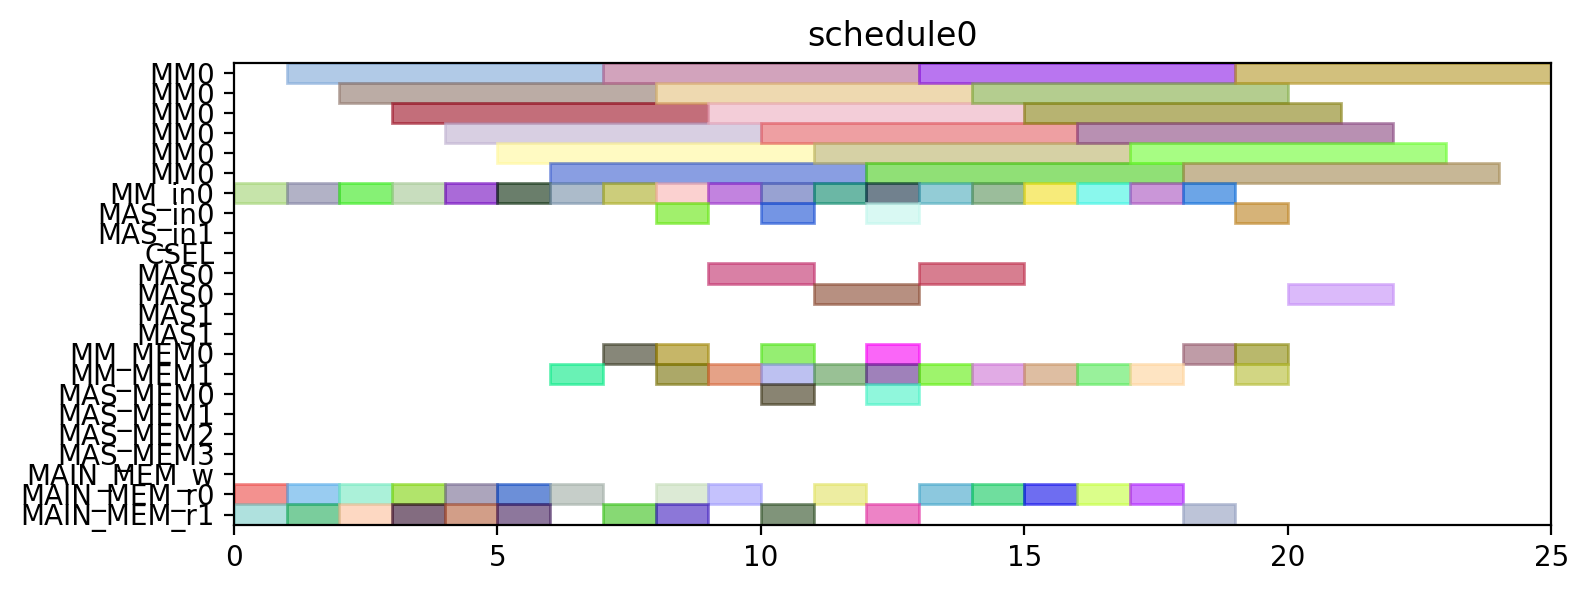

This chart was generated by the following Python code:
from pyschedule import Scenario, solvers, plotters, alt


def solve():
	horizon = 120
	S = Scenario("schedule0", horizon=horizon)

	# resource
	MM = S.Resources('MM', num=1, size=6)
	MM_in = S.Resources('MM_in', num=1)
	MAS_in = S.Resources('MAS_in', num=2)
	CSEL = S.Resource('CSEL')
	MAS = S.Resources('MAS', num=2, size=2, periods=range(1, horizon))
	MM_MEM = S.Resources('MM_MEM', num=2)
	MAS_MEM = S.Resources('MAS_MEM', num=4)
	MAIN_MEM_w = S.Resource('MAIN_MEM_w', size=1)
	MAIN_MEM_r = S.Resources('MAIN_MEM_r', num=2)

	# result of previous scheduling

	# new tasks
	Z_exp2 = S.Task('Z_exp2', length=6, delay_cost=1)
	Z_exp2 += alt(MM)
	Z_exp2_in = S.Task('Z_exp2_in', length=1, delay_cost=1)
	Z_exp2_in += alt(MM_in)
	S += Z_exp2_in*MM_in[0]<=Z_exp2*MM[0]
	Z_exp2_mem0 = S.Task('Z_exp2_mem0', length=1, delay_cost=1)
	Z_exp2_mem0 += MAIN_MEM_r[0]
	S += Z_exp2_mem0 <= Z_exp2

	Z_exp2_mem1 = S.Task('Z_exp2_mem1', length=1, delay_cost=1)
	Z_exp2_mem1 += MAIN_MEM_r[1]
	S += Z_exp2_mem1 <= Z_exp2

	NX0 = S.Task('NX0', length=6, delay_cost=1)
	NX0 += alt(MM)
	NX0_in = S.Task('NX0_in', length=1, delay_cost=1)
	NX0_in += alt(MM_in)
	S += NX0_in*MM_in[0]<=NX0*MM[0]
	NX0_mem0 = S.Task('NX0_mem0', length=1, delay_cost=1)
	NX0_mem0 += MAIN_MEM_r[0]
	S += NX0_mem0 <= NX0

	NX0_mem1 = S.Task('NX0_mem1', length=1, delay_cost=1)
	NX0_mem1 += MAIN_MEM_r[1]
	S += NX0_mem1 <= NX0

	k0_10_Z1 = S.Task('k0_10_Z1', length=6, delay_cost=1)
	k0_10_Z1 += alt(MM)
	k0_10_Z1_in = S.Task('k0_10_Z1_in', length=1, delay_cost=1)
	k0_10_Z1_in += alt(MM_in)
	S += k0_10_Z1_in*MM_in[0]<=k0_10_Z1*MM[0]
	k0_10_Z1_mem0 = S.Task('k0_10_Z1_mem0', length=1, delay_cost=1)
	k0_10_Z1_mem0 += MAIN_MEM_r[0]
	S += k0_10_Z1_mem0 <= k0_10_Z1

	k0_10_Z1_mem1 = S.Task('k0_10_Z1_mem1', length=1, delay_cost=1)
	k0_10_Z1_mem1 += MAIN_MEM_r[1]
	S += k0_10_Z1_mem1 <= k0_10_Z1

	DX0 = S.Task('DX0', length=6, delay_cost=1)
	DX0 += alt(MM)
	DX0_in = S.Task('DX0_in', length=1, delay_cost=1)
	DX0_in += alt(MM_in)
	S += DX0_in*MM_in[0]<=DX0*MM[0]
	DX0_mem0 = S.Task('DX0_mem0', length=1, delay_cost=1)
	DX0_mem0 += MAIN_MEM_r[0]
	S += DX0_mem0 <= DX0

	DX0_mem1 = S.Task('DX0_mem1', length=1, delay_cost=1)
	DX0_mem1 += MAIN_MEM_r[1]
	S += DX0_mem1 <= DX0

	NY0 = S.Task('NY0', length=6, delay_cost=1)
	NY0 += alt(MM)
	NY0_in = S.Task('NY0_in', length=1, delay_cost=1)
	NY0_in += alt(MM_in)
	S += NY0_in*MM_in[0]<=NY0*MM[0]
	NY0_mem0 = S.Task('NY0_mem0', length=1, delay_cost=1)
	NY0_mem0 += MAIN_MEM_r[0]
	S += NY0_mem0 <= NY0

	NY0_mem1 = S.Task('NY0_mem1', length=1, delay_cost=1)
	NY0_mem1 += MAIN_MEM_r[1]
	S += NY0_mem1 <= NY0

	k2_14_Z1 = S.Task('k2_14_Z1', length=6, delay_cost=1)
	k2_14_Z1 += alt(MM)
	k2_14_Z1_in = S.Task('k2_14_Z1_in', length=1, delay_cost=1)
	k2_14_Z1_in += alt(MM_in)
	S += k2_14_Z1_in*MM_in[0]<=k2_14_Z1*MM[0]
	k2_14_Z1_mem0 = S.Task('k2_14_Z1_mem0', length=1, delay_cost=1)
	k2_14_Z1_mem0 += MAIN_MEM_r[0]
	S += k2_14_Z1_mem0 <= k2_14_Z1

	k2_14_Z1_mem1 = S.Task('k2_14_Z1_mem1', length=1, delay_cost=1)
	k2_14_Z1_mem1 += MAIN_MEM_r[1]
	S += k2_14_Z1_mem1 <= k2_14_Z1

	DY0 = S.Task('DY0', length=6, delay_cost=1)
	DY0 += alt(MM)
	DY0_in = S.Task('DY0_in', length=1, delay_cost=1)
	DY0_in += alt(MM_in)
	S += DY0_in*MM_in[0]<=DY0*MM[0]
	DY0_mem0 = S.Task('DY0_mem0', length=1, delay_cost=1)
	DY0_mem0 += MAIN_MEM_r[0]
	S += DY0_mem0 <= DY0

	DY0_mem1 = S.Task('DY0_mem1', length=1, delay_cost=1)
	DY0_mem1 += MAIN_MEM_r[1]
	S += DY0_mem1 <= DY0

	Z_exp3 = S.Task('Z_exp3', length=6, delay_cost=1)
	Z_exp3 += alt(MM)
	Z_exp3_in = S.Task('Z_exp3_in', length=1, delay_cost=1)
	Z_exp3_in += alt(MM_in)
	S += Z_exp3_in*MM_in[0]<=Z_exp3*MM[0]
	Z_exp3_mem0 = S.Task('Z_exp3_mem0', length=1, delay_cost=1)
	Z_exp3_mem0 += alt(MM_MEM)
	S += (Z_exp2*MM[0])-1 < Z_exp3_mem0*MM_MEM[0]
	S += Z_exp3_mem0 <= Z_exp3

	Z_exp3_mem1 = S.Task('Z_exp3_mem1', length=1, delay_cost=1)
	Z_exp3_mem1 += MAIN_MEM_r[1]
	S += Z_exp3_mem1 <= Z_exp3

	NX1_ = S.Task('NX1_', length=2, delay_cost=1)
	NX1_ += alt(MAS)
	NX1__in = S.Task('NX1__in', length=1, delay_cost=1)
	NX1__in += alt(MAS_in)
	S += NX1__in*MAS_in[0]<=NX1_*MAS[0]

	S += NX1__in*MAS_in[1]<=NX1_*MAS[1]

	NX1__mem0 = S.Task('NX1__mem0', length=1, delay_cost=1)
	NX1__mem0 += alt(MM_MEM)
	S += (NX0*MM[0])-1 < NX1__mem0*MM_MEM[0]
	S += NX1__mem0 <= NX1_

	NX1__mem1 = S.Task('NX1__mem1', length=1, delay_cost=1)
	NX1__mem1 += alt(MM_MEM)
	S += (k0_10_Z1*MM[0])-1 < NX1__mem1*MM_MEM[1]
	S += NX1__mem1 <= NX1_

	k0_9_Z2 = S.Task('k0_9_Z2', length=6, delay_cost=1)
	k0_9_Z2 += alt(MM)
	k0_9_Z2_in = S.Task('k0_9_Z2_in', length=1, delay_cost=1)
	k0_9_Z2_in += alt(MM_in)
	S += k0_9_Z2_in*MM_in[0]<=k0_9_Z2*MM[0]
	k0_9_Z2_mem0 = S.Task('k0_9_Z2_mem0', length=1, delay_cost=1)
	k0_9_Z2_mem0 += MAIN_MEM_r[0]
	S += k0_9_Z2_mem0 <= k0_9_Z2

	k0_9_Z2_mem1 = S.Task('k0_9_Z2_mem1', length=1, delay_cost=1)
	k0_9_Z2_mem1 += alt(MM_MEM)
	S += (Z_exp2*MM[0])-1 < k0_9_Z2_mem1*MM_MEM[1]
	S += k0_9_Z2_mem1 <= k0_9_Z2

	k1_9_Z2 = S.Task('k1_9_Z2', length=6, delay_cost=1)
	k1_9_Z2 += alt(MM)
	k1_9_Z2_in = S.Task('k1_9_Z2_in', length=1, delay_cost=1)
	k1_9_Z2_in += alt(MM_in)
	S += k1_9_Z2_in*MM_in[0]<=k1_9_Z2*MM[0]
	k1_9_Z2_mem0 = S.Task('k1_9_Z2_mem0', length=1, delay_cost=1)
	k1_9_Z2_mem0 += MAIN_MEM_r[0]
	S += k1_9_Z2_mem0 <= k1_9_Z2

	k1_9_Z2_mem1 = S.Task('k1_9_Z2_mem1', length=1, delay_cost=1)
	k1_9_Z2_mem1 += alt(MM_MEM)
	S += (Z_exp2*MM[0])-1 < k1_9_Z2_mem1*MM_MEM[1]
	S += k1_9_Z2_mem1 <= k1_9_Z2

	NY1_ = S.Task('NY1_', length=2, delay_cost=1)
	NY1_ += alt(MAS)
	NY1__in = S.Task('NY1__in', length=1, delay_cost=1)
	NY1__in += alt(MAS_in)
	S += NY1__in*MAS_in[0]<=NY1_*MAS[0]

	S += NY1__in*MAS_in[1]<=NY1_*MAS[1]

	NY1__mem0 = S.Task('NY1__mem0', length=1, delay_cost=1)
	NY1__mem0 += alt(MM_MEM)
	S += (NY0*MM[0])-1 < NY1__mem0*MM_MEM[0]
	S += NY1__mem0 <= NY1_

	NY1__mem1 = S.Task('NY1__mem1', length=1, delay_cost=1)
	NY1__mem1 += alt(MM_MEM)
	S += (k2_14_Z1*MM[0])-1 < NY1__mem1*MM_MEM[1]
	S += NY1__mem1 <= NY1_

	k2_13_Z2 = S.Task('k2_13_Z2', length=6, delay_cost=1)
	k2_13_Z2 += alt(MM)
	k2_13_Z2_in = S.Task('k2_13_Z2_in', length=1, delay_cost=1)
	k2_13_Z2_in += alt(MM_in)
	S += k2_13_Z2_in*MM_in[0]<=k2_13_Z2*MM[0]
	k2_13_Z2_mem0 = S.Task('k2_13_Z2_mem0', length=1, delay_cost=1)
	k2_13_Z2_mem0 += MAIN_MEM_r[0]
	S += k2_13_Z2_mem0 <= k2_13_Z2

	k2_13_Z2_mem1 = S.Task('k2_13_Z2_mem1', length=1, delay_cost=1)
	k2_13_Z2_mem1 += alt(MM_MEM)
	S += (Z_exp2*MM[0])-1 < k2_13_Z2_mem1*MM_MEM[1]
	S += k2_13_Z2_mem1 <= k2_13_Z2

	k3_14_Z2 = S.Task('k3_14_Z2', length=6, delay_cost=1)
	k3_14_Z2 += alt(MM)
	k3_14_Z2_in = S.Task('k3_14_Z2_in', length=1, delay_cost=1)
	k3_14_Z2_in += alt(MM_in)
	S += k3_14_Z2_in*MM_in[0]<=k3_14_Z2*MM[0]
	k3_14_Z2_mem0 = S.Task('k3_14_Z2_mem0', length=1, delay_cost=1)
	k3_14_Z2_mem0 += MAIN_MEM_r[0]
	S += k3_14_Z2_mem0 <= k3_14_Z2

	k3_14_Z2_mem1 = S.Task('k3_14_Z2_mem1', length=1, delay_cost=1)
	k3_14_Z2_mem1 += alt(MM_MEM)
	S += (Z_exp2*MM[0])-1 < k3_14_Z2_mem1*MM_MEM[1]
	S += k3_14_Z2_mem1 <= k3_14_Z2

	Z_exp4 = S.Task('Z_exp4', length=6, delay_cost=1)
	Z_exp4 += alt(MM)
	Z_exp4_in = S.Task('Z_exp4_in', length=1, delay_cost=1)
	Z_exp4_in += alt(MM_in)
	S += Z_exp4_in*MM_in[0]<=Z_exp4*MM[0]
	Z_exp4_mem0 = S.Task('Z_exp4_mem0', length=1, delay_cost=1)
	Z_exp4_mem0 += alt(MM_MEM)
	S += (Z_exp3*MM[0])-1 < Z_exp4_mem0*MM_MEM[0]
	S += Z_exp4_mem0 <= Z_exp4

	Z_exp4_mem1 = S.Task('Z_exp4_mem1', length=1, delay_cost=1)
	Z_exp4_mem1 += MAIN_MEM_r[1]
	S += Z_exp4_mem1 <= Z_exp4

	NX1 = S.Task('NX1', length=6, delay_cost=1)
	NX1 += alt(MM)
	NX1_in = S.Task('NX1_in', length=1, delay_cost=1)
	NX1_in += alt(MM_in)
	S += NX1_in*MM_in[0]<=NX1*MM[0]
	NX1_mem0 = S.Task('NX1_mem0', length=1, delay_cost=1)
	NX1_mem0 += alt(MAS_MEM)
	S += (NX1_*MAS[0])-1 < NX1_mem0*MAS_MEM[0]
	S += (NX1_*MAS[1])-1 < NX1_mem0*MAS_MEM[2]
	S += NX1_mem0 <= NX1

	NX1_mem1 = S.Task('NX1_mem1', length=1, delay_cost=1)
	NX1_mem1 += MAIN_MEM_r[1]
	S += NX1_mem1 <= NX1

	k0_8_Z3 = S.Task('k0_8_Z3', length=6, delay_cost=1)
	k0_8_Z3 += alt(MM)
	k0_8_Z3_in = S.Task('k0_8_Z3_in', length=1, delay_cost=1)
	k0_8_Z3_in += alt(MM_in)
	S += k0_8_Z3_in*MM_in[0]<=k0_8_Z3*MM[0]
	k0_8_Z3_mem0 = S.Task('k0_8_Z3_mem0', length=1, delay_cost=1)
	k0_8_Z3_mem0 += MAIN_MEM_r[0]
	S += k0_8_Z3_mem0 <= k0_8_Z3

	k0_8_Z3_mem1 = S.Task('k0_8_Z3_mem1', length=1, delay_cost=1)
	k0_8_Z3_mem1 += alt(MM_MEM)
	S += (Z_exp3*MM[0])-1 < k0_8_Z3_mem1*MM_MEM[1]
	S += k0_8_Z3_mem1 <= k0_8_Z3

	DX1_ = S.Task('DX1_', length=2, delay_cost=1)
	DX1_ += alt(MAS)
	DX1__in = S.Task('DX1__in', length=1, delay_cost=1)
	DX1__in += alt(MAS_in)
	S += DX1__in*MAS_in[0]<=DX1_*MAS[0]

	S += DX1__in*MAS_in[1]<=DX1_*MAS[1]

	DX1__mem0 = S.Task('DX1__mem0', length=1, delay_cost=1)
	DX1__mem0 += alt(MM_MEM)
	S += (DX0*MM[0])-1 < DX1__mem0*MM_MEM[0]
	S += DX1__mem0 <= DX1_

	DX1__mem1 = S.Task('DX1__mem1', length=1, delay_cost=1)
	DX1__mem1 += alt(MM_MEM)
	S += (k1_9_Z2*MM[0])-1 < DX1__mem1*MM_MEM[1]
	S += DX1__mem1 <= DX1_

	k1_8_Z3 = S.Task('k1_8_Z3', length=6, delay_cost=1)
	k1_8_Z3 += alt(MM)
	k1_8_Z3_in = S.Task('k1_8_Z3_in', length=1, delay_cost=1)
	k1_8_Z3_in += alt(MM_in)
	S += k1_8_Z3_in*MM_in[0]<=k1_8_Z3*MM[0]
	k1_8_Z3_mem0 = S.Task('k1_8_Z3_mem0', length=1, delay_cost=1)
	k1_8_Z3_mem0 += MAIN_MEM_r[0]
	S += k1_8_Z3_mem0 <= k1_8_Z3

	k1_8_Z3_mem1 = S.Task('k1_8_Z3_mem1', length=1, delay_cost=1)
	k1_8_Z3_mem1 += alt(MM_MEM)
	S += (Z_exp3*MM[0])-1 < k1_8_Z3_mem1*MM_MEM[1]
	S += k1_8_Z3_mem1 <= k1_8_Z3

	NY1 = S.Task('NY1', length=6, delay_cost=1)
	NY1 += alt(MM)
	NY1_in = S.Task('NY1_in', length=1, delay_cost=1)
	NY1_in += alt(MM_in)
	S += NY1_in*MM_in[0]<=NY1*MM[0]
	NY1_mem0 = S.Task('NY1_mem0', length=1, delay_cost=1)
	NY1_mem0 += alt(MAS_MEM)
	S += (NY1_*MAS[0])-1 < NY1_mem0*MAS_MEM[0]
	S += (NY1_*MAS[1])-1 < NY1_mem0*MAS_MEM[2]
	S += NY1_mem0 <= NY1

	NY1_mem1 = S.Task('NY1_mem1', length=1, delay_cost=1)
	NY1_mem1 += MAIN_MEM_r[1]
	S += NY1_mem1 <= NY1

	k2_12_Z3 = S.Task('k2_12_Z3', length=6, delay_cost=1)
	k2_12_Z3 += alt(MM)
	k2_12_Z3_in = S.Task('k2_12_Z3_in', length=1, delay_cost=1)
	k2_12_Z3_in += alt(MM_in)
	S += k2_12_Z3_in*MM_in[0]<=k2_12_Z3*MM[0]
	k2_12_Z3_mem0 = S.Task('k2_12_Z3_mem0', length=1, delay_cost=1)
	k2_12_Z3_mem0 += MAIN_MEM_r[0]
	S += k2_12_Z3_mem0 <= k2_12_Z3

	k2_12_Z3_mem1 = S.Task('k2_12_Z3_mem1', length=1, delay_cost=1)
	k2_12_Z3_mem1 += alt(MM_MEM)
	S += (Z_exp3*MM[0])-1 < k2_12_Z3_mem1*MM_MEM[1]
	S += k2_12_Z3_mem1 <= k2_12_Z3

	DY1_ = S.Task('DY1_', length=2, delay_cost=1)
	DY1_ += alt(MAS)
	DY1__in = S.Task('DY1__in', length=1, delay_cost=1)
	DY1__in += alt(MAS_in)
	S += DY1__in*MAS_in[0]<=DY1_*MAS[0]

	S += DY1__in*MAS_in[1]<=DY1_*MAS[1]

	DY1__mem0 = S.Task('DY1__mem0', length=1, delay_cost=1)
	DY1__mem0 += alt(MM_MEM)
	S += (DY0*MM[0])-1 < DY1__mem0*MM_MEM[0]
	S += DY1__mem0 <= DY1_

	DY1__mem1 = S.Task('DY1__mem1', length=1, delay_cost=1)
	DY1__mem1 += alt(MM_MEM)
	S += (k3_14_Z2*MM[0])-1 < DY1__mem1*MM_MEM[1]
	S += DY1__mem1 <= DY1_

	k3_13_Z3 = S.Task('k3_13_Z3', length=6, delay_cost=1)
	k3_13_Z3 += alt(MM)
	k3_13_Z3_in = S.Task('k3_13_Z3_in', length=1, delay_cost=1)
	k3_13_Z3_in += alt(MM_in)
	S += k3_13_Z3_in*MM_in[0]<=k3_13_Z3*MM[0]
	k3_13_Z3_mem0 = S.Task('k3_13_Z3_mem0', length=1, delay_cost=1)
	k3_13_Z3_mem0 += MAIN_MEM_r[0]
	S += k3_13_Z3_mem0 <= k3_13_Z3

	k3_13_Z3_mem1 = S.Task('k3_13_Z3_mem1', length=1, delay_cost=1)
	k3_13_Z3_mem1 += alt(MM_MEM)
	S += (Z_exp3*MM[0])-1 < k3_13_Z3_mem1*MM_MEM[1]
	S += k3_13_Z3_mem1 <= k3_13_Z3

	solvers.mip.solve(S,msg=1,kind='CPLEX',ratio_gap=1.01)

	solution = [['hoge']*len(S.solution()[1]) for i in range(len(S.solution()))]
	for i in range(len(S.solution())):
		for j in range(len(S.solution()[i])):
			solution[i][j]=str(S.solution()[i][j])
	print(solution)

	cycles = int(solution[-1][3])

	pic_file_name = "/mnt/rose/usr1/fukuda/ABE/multiRAM_multiMAS_16mux/scheduling_result/stage6MM1_stage2MAS2/ISOGENY/schedule0.png"
	if(S.solution() != []):
		plotters.matplotlib.plot(S,img_filename=pic_file_name, show_task_labels=False, fig_size=(cycles*0.25+3, 3))

	return solution
